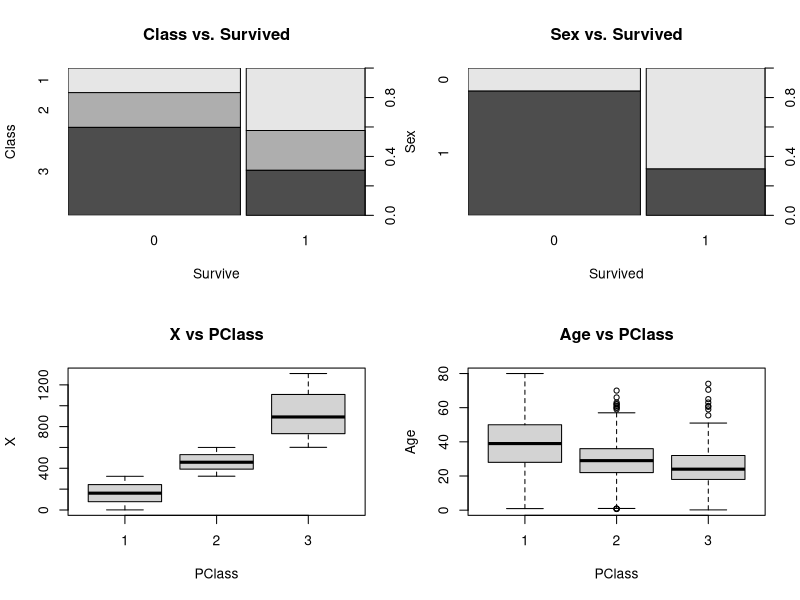

Reproduce this figure in R. (Note: this script raises an error after producing the figure.)
df = read.csv("titanic_project.csv")
head(df)
summary(df)
df$pclass <- as.integer(df$pclass)
df$sex <- as.integer(df$sex)
df$survived <- as.integer(df$survived)
cor(df)
colSums(is.na(df))
par(mfrow=c(2,2))
df$pclass <- as.factor(df$pclass)
df$survived <- as.factor(df$survived)
df$sex <- as.factor(df$sex)
plot(df$survived,df$pclass, xlab="Survive", ylab="Class", main="Class vs. Survived")
plot(df$survived, df$sex, xlab = "Survived", ylab="Sex", main="Sex vs. Survived")
plot(df$pclass, df$X, xlab = "PClass", ylab="X", main="X vs PClass")
plot(df$pclass, df$age, xlab = "PClass", ylab="Age", main="Age vs PClass")
train <- df[1:900,]
test <- df[900:nrow(df),]
library(caret)
start <- Sys.time()
glm0 <- glm(survived~pclass,data=train,family=binomial)
end <- Sys.time()
summary(glm0)
p <- predict(glm0, newdata = test, type="response")
pred <- ifelse(p>.5, 1,0)
confusionMatrix(as.factor(pred+1), test$survived, positive = "1")
training_time <- end - start
paste("training time duration in seconds:",training_time)
